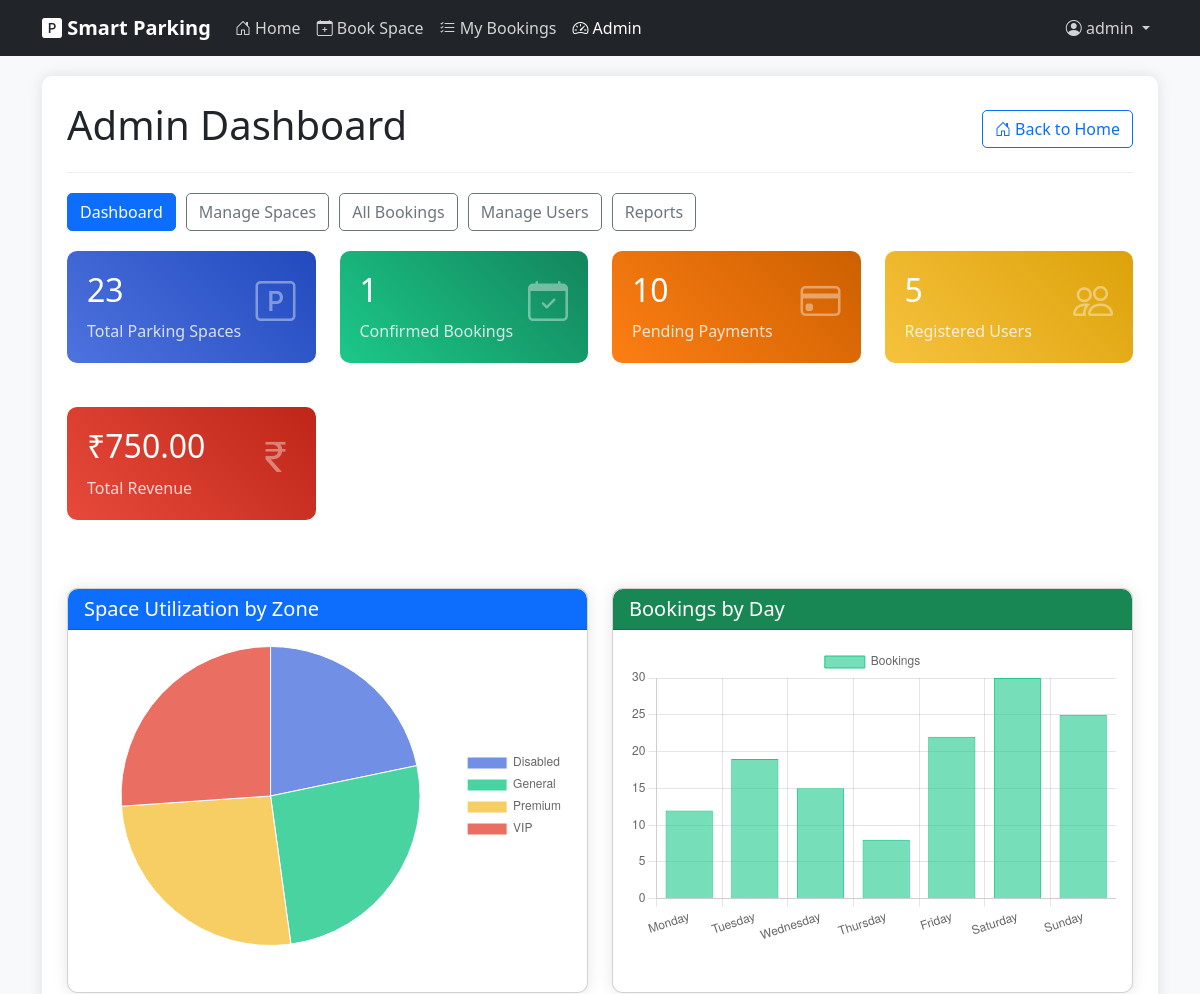
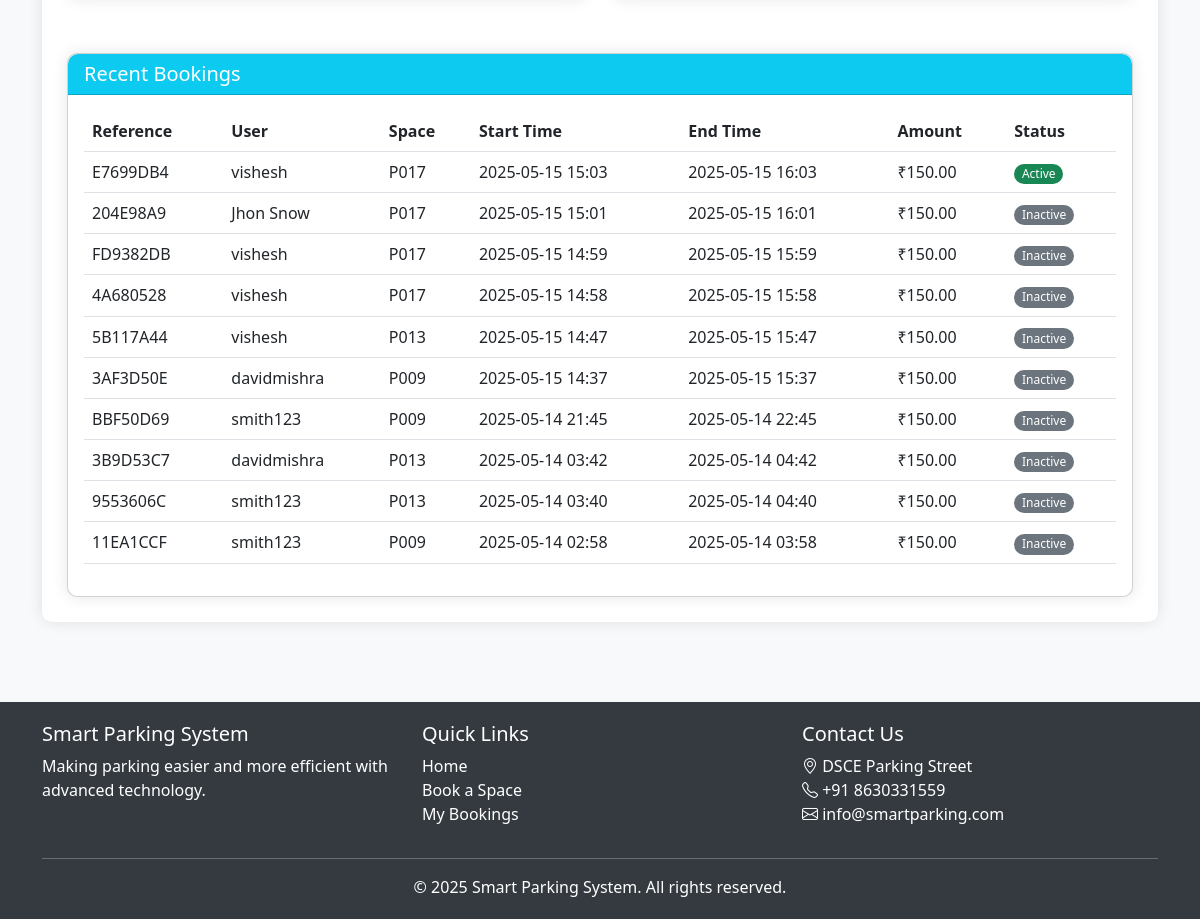
The app's page /admin/dashboard (signed in), older data (2 pictures, top to bottom).
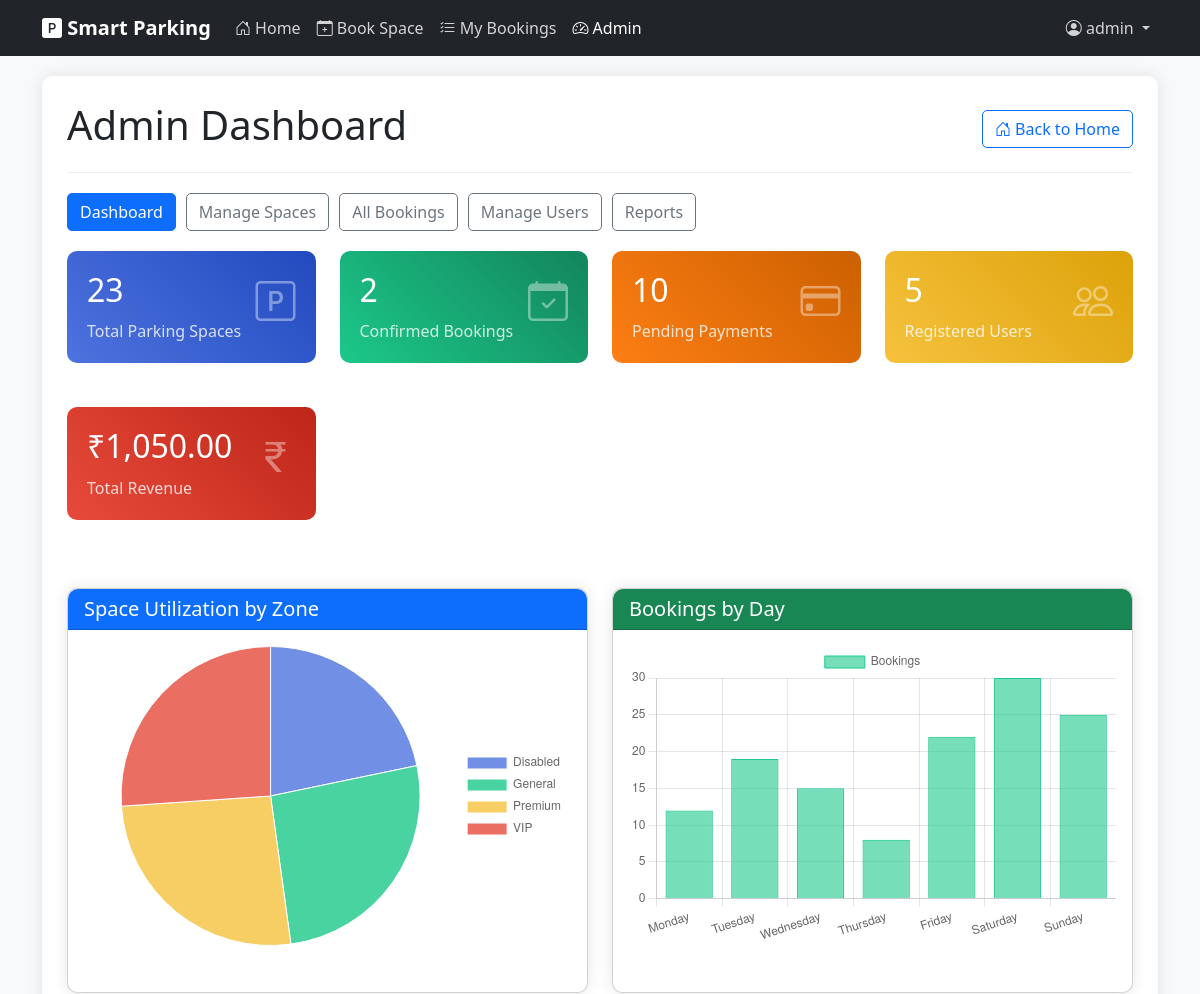
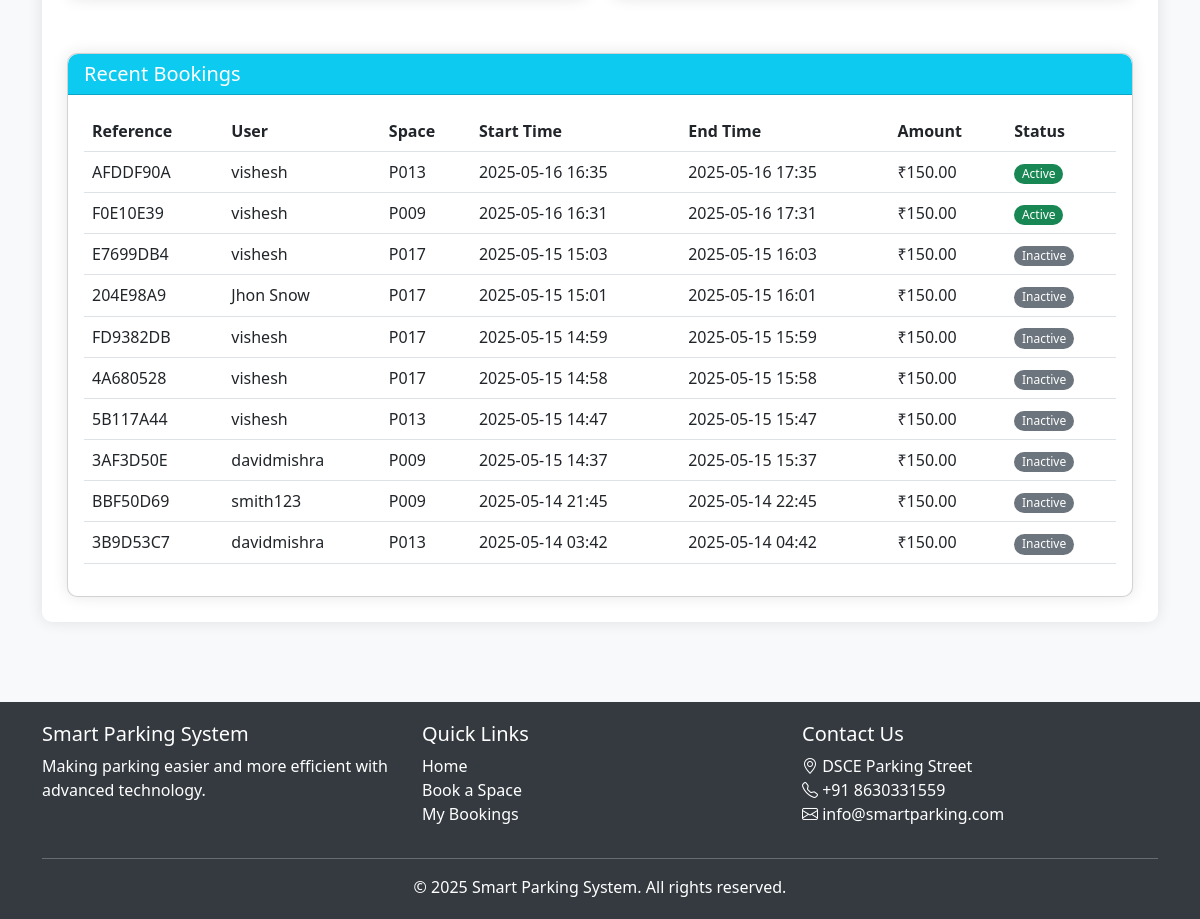
The same page, newer data (2 pictures, top to bottom).
### models.py (models this page shows, shortened)
class Booking(db.Model):
    id = db.Column(db.Integer, primary_key=True)
    booking_reference = db.Column(db.String(10), unique=True, nullable=False)
    user_id = db.Column(db.Integer, db.ForeignKey('user.id'), nullable=True)  # Can be null for guest bookings
    user_name = db.Column(db.String(100), nullable=False)
    user_email = db.Column(db.String(100), nullable=False)
    vehicle_id = db.Column(db.Integer, db.ForeignKey('vehicle.id'), nullable=True)
    license_plate = db.Column(db.String(20), nullable=False)
    start_time = db.Column(db.DateTime, nullable=False, default=datetime.utcnow)
    end_time = db.Column(db.DateTime, nullable=False)
    is_active = db.Column(db.Boolean, default=True)
    created_at = db.Column(db.DateTime, nullable=False, default=datetime.utcnow)
    parking_space_id = db.Column(db.Integer, db.ForeignKey('parking_space.id'), nullable=False)
    total_price = db.Column(db.Float, nullable=False)
    payment_status = db.Column(db.String(20), default='Pending')  # 'Pending', 'Paid', 'Refunded'
    check_in_time = db.Column(db.DateTime, nullable=True)
    check_out_time = db.Column(db.DateTime, nullable=True)
    selection_method = db.Column(db.String(20), default='Manual')  # 'Auto' or 'Manual'

class User(db.Model):
    id = db.Column(db.Integer, primary_key=True)
    username = db.Column(db.String(50), unique=True, nullable=False)
    email = db.Column(db.String(100), unique=True, nullable=False)
    password_hash = db.Column(db.String(128), nullable=False)
    first_name = db.Column(db.String(50))
    last_name = db.Column(db.String(50))
    phone = db.Column(db.String(20))
    is_admin = db.Column(db.Boolean, default=False)
    created_at = db.Column(db.DateTime, default=datetime.utcnow)
    bookings = db.relationship('Booking', backref='user', lazy=True)
    vehicles = db.relationship('Vehicle', backref='owner', lazy=True)

class ParkingSpace(db.Model):
    id = db.Column(db.Integer, primary_key=True)
    position_x = db.Column(db.Integer, nullable=False)
    position_y = db.Column(db.Integer, nullable=False)
    space_id = db.Column(db.String(10), unique=True, nullable=False)
    zone = db.Column(db.String(20), default='General')  # e.g., 'VIP', 'Disabled', 'General'
    hourly_rate = db.Column(db.Float, default=150.00)  # Default hourly rate in INR (equivalent to ~$2.00)
    is_active = db.Column(db.Boolean, default=True)
    bookings = db.relationship('Booking', backref='parking_space', lazy=True)

### app.py (the view)
@app.route('/admin/dashboard')
def admin_dashboard():
    if not session.get('is_admin', False):
        flash('You do not have permission to access this page', 'danger')
        return redirect(url_for('index'))
    total_spaces = ParkingSpace.query.count()
    active_bookings = Booking.query.filter_by(is_active=True, payment_status='Paid').count()
    pending_payments = Booking.query.filter_by(payment_status='Pending').count()
    total_users = User.query.count()
    total_revenue = db.session.query(db.func.sum(Payment.amount)).filter_by(status='Completed').scalar() or 0
    recent_bookings = Booking.query.order_by(Booking.created_at.desc()).limit(10).all()
    space_by_zone_query = db.session.query(
        ParkingSpace.zone,
        db.func.count(ParkingSpace.id)
    ).group_by(ParkingSpace.zone).all()
    space_by_zone = []
    for zone, count in space_by_zone_query:
        space_by_zone.append({
            'zone': zone,
            'count': count
        })
    return render_template(
        'admin/dashboard.html',
        total_spaces=total_spaces,
        active_bookings=active_bookings,
        pending_payments=pending_payments,
        total_users=total_users,
        total_revenue=total_revenue,
        recent_bookings=recent_bookings,
        space_by_zone=space_by_zone
    )

### app.py (called while the page is built)
@app.context_processor
def inject_view_functions():
    return dict(view_functions=app.view_functions)

@app.template_filter('format_datetime')
def format_datetime(value, format='%Y-%m-%d %H:%M'):
    if value is None:
        return ""
    return value.strftime(format)

@app.template_filter('currency')
def currency_format(value):
    if value is None:
        return "₹0.00"
    inr_value = float(value) * 75
    return "₹{:,.2f}".format(inr_value)

### templates/admin/dashboard.html (shortened to what the changed rows need)
{% extends "layout.html" %}
{% block content %}
<div class="admin-container">
    <div class="admin-header d-flex justify-content-between align-items-center">
        <h1>Admin Dashboard</h1>
    </div>
    <div class="row">
        <div class="col-xl-3 col-md-6 mb-4">
            <div class="stats-card green position-relative">
                <i class="bi bi-calendar-check stats-icon"></i>
                <h3>{{ active_bookings }}</h3>
                <p>Confirmed Bookings</p>
            </div>
        </div>
        <div class="col-xl-3 col-md-6 mb-4">
            <div class="stats-card red position-relative">
                <i class="bi bi-currency-rupee stats-icon"></i>
                <h3>{{ total_revenue|currency }}</h3>
                <p>Total Revenue</p>
            </div>
        </div>
    </div>
    <div class="recent-bookings">
        <div class="card">
            <div class="card-body">
                <div class="table-responsive">
                    <table class="table table-hover">
                        <thead>
                            <tr>
                                <th>Reference</th>
                                <th>User</th>
                                <th>Space</th>
                                <th>Start Time</th>
                                <th>End Time</th>
                                <th>Amount</th>
                                <th>Status</th>
                            </tr>
                        </thead>
                        <tbody>
                            {% for booking in recent_bookings %}
                                <tr>
                                    <td>{{ booking.booking_reference }}</td>
                                    <td>{{ booking.user.username if booking.user else 'Guest' }}</td>
                                    <td>{{ booking.parking_space.space_id }}</td>
                                    <td>{{ booking.start_time|format_datetime }}</td>
                                    <td>{{ booking.end_time|format_datetime }}</td>
                                    <td>{{ booking.total_price|currency }}</td>
                                    <td>
                                        {% if booking.is_active %}
                                            <span class="badge bg-success">Active</span>
                                        {% else %}
                                            <span class="badge bg-secondary">Inactive</span>
                                        {% endif %}
                                    </td>
                                </tr>
                            {% endfor %}
                        </tbody>
                    </table>
                </div>
            </div>
        </div>
    </div>
</div>
{% endblock %}
{% block scripts %}
<script>
    // Initialize chart data from server
    const chartData = JSON.parse('{{ space_by_zone|default([])|tojson|safe }}');
    document.addEventListener('DOMContentLoaded', function() {
        // Zone utilization chart
        const zoneCtx = document.getElementById('zoneChart').getContext('2d');
        const zoneChart = new Chart(zoneCtx, {
            type: 'pie',
            data: {
                labels: chartData.map(zone => zone.zone),
                datasets: [{
                    data: chartData.map(zone => zone.count),
                    backgroundColor: [
                        'rgba(78, 115, 223, 0.8)',
                        'rgba(28, 200, 138, 0.8)',
                        'rgba(246, 194, 62, 0.8)',
                        'rgba(231, 74, 59, 0.8)',
                        'rgba(54, 185, 204, 0.8)'
                    ],
                    borderWidth: 1
                }]
            },
            options: {
                responsive: true,
                maintainAspectRatio: false,
                plugins: {
                    legend: {
                        position: 'right'
                    }
                }
            }
        });
        // Bookings by day chart (dummy data for now)
        const bookingsCtx = document.getElementById('bookingsChart').getContext('2d');
        const bookingsChart = new Chart(bookingsCtx, {
            type: 'bar',
            data: {
                labels: ['Monday', 'Tuesday', 'Wednesday', 'Thursday', 'Friday', 'Saturday', 'Sunday'],
                datasets: [{
                    label: 'Bookings',
                    data: [12, 19, 15, 8, 22, 30, 25],
                    backgroundColor: 'rgba(28, 200, 138, 0.6)',
                    borderColor: 'rgba(28, 200, 138, 1)',
                    borderWidth: 1
                }]
            },
            options: {
                responsive: true,
                maintainAspectRatio: false,
                scales: {
                    y: {
                        beginAtZero: true,
                        ticks: {
                            precision: 0
                        }
                    }
                }
            }
        });
    });
</script>
{% endblock %}

Row changes from the older to the newer data that the page shows:
no longer on this page (row unchanged): Booking: booking_reference "9553606C", user "smith123", parking_space.space_id "P013", start_time "2025-05-14 03:40", end_time "2025-05-14 04:40", total_price "₹150.00", is_active "Inactive"
no longer on this page (row unchanged): Booking: booking_reference "11EA1CCF", user "smith123", parking_space.space_id "P009", start_time "2025-05-14 02:58", end_time "2025-05-14 03:58", total_price "₹150.00", is_active "Inactive"
added Booking: booking_reference "AFDDF90A", user "vishesh", parking_space.space_id "P013", start_time "2025-05-16 16:35", end_time "2025-05-16 17:35", total_price "₹150.00", is_active "Active"
added Booking: booking_reference "F0E10E39", user "vishesh", parking_space.space_id "P009", start_time "2025-05-16 16:31", end_time "2025-05-16 17:31", total_price "₹150.00", is_active "Active"
changed Booking "E7699DB4": is_active "Active" → "Inactive"
Text that changed along with them:
{{ active_bookings }}: "1" → "2"
{{ total_revenue|currency }}: "₹750.00" → "₹1,050.00"
